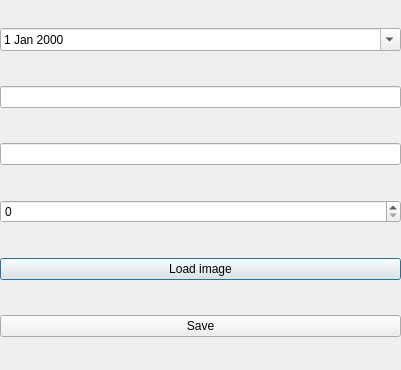
<?xml version="1.0" encoding="UTF-8"?>
<ui version="4.0">
 <class>AddDialog</class>
 <widget class="QDialog" name="AddDialog">
  <property name="geometry">
   <rect>
    <x>0</x>
    <y>0</y>
    <width>401</width>
    <height>370</height>
   </rect>
  </property>
  <property name="windowTitle">
   <string>Dialog</string>
  </property>
  <widget class="QWidget" name="verticalLayoutWidget">
   <property name="geometry">
    <rect>
     <x>0</x>
     <y>-1</y>
     <width>401</width>
     <height>371</height>
    </rect>
   </property>
   <layout class="QVBoxLayout" name="verticalLayout">
    <item>
     <widget class="QDateEdit" name="dateFld">
      <property name="calendarPopup">
       <bool>true</bool>
      </property>
     </widget>
    </item>
    <item>
     <widget class="QLineEdit" name="nameFld"/>
    </item>
    <item>
     <widget class="QLineEdit" name="descriptionFld"/>
    </item>
    <item>
     <widget class="QSpinBox" name="countFld"/>
    </item>
    <item>
     <widget class="QPushButton" name="addImageBtn">
      <property name="text">
       <string>Load image</string>
      </property>
     </widget>
    </item>
    <item>
     <widget class="QPushButton" name="OKBtn">
      <property name="text">
       <string>Save</string>
      </property>
     </widget>
    </item>
   </layout>
  </widget>
 </widget>
 <resources/>
 <connections/>
</ui>
